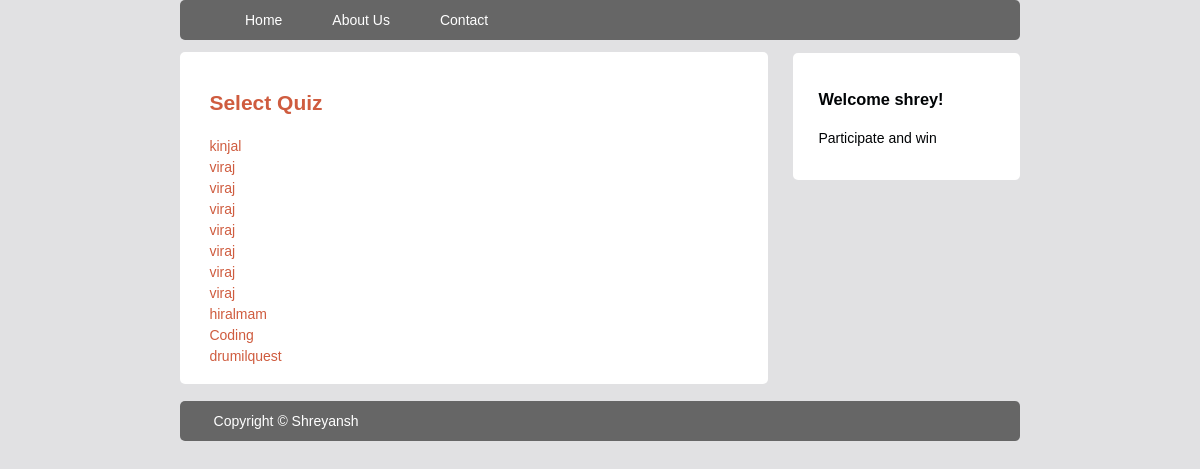
The app's page /category.php?input=1 (signed in) with its own data.
### tables this page shows
CREATE TABLE IF NOT EXISTS `quiznames` (
  `quiz_id` int(11) NOT NULL AUTO_INCREMENT,
  `quiz_name` text NOT NULL,
  `quiz_table` varchar(30) NOT NULL,
  `quiz_category` int(11) NOT NULL,
  PRIMARY KEY (`quiz_id`)
);

### category.php (the view, shortened to what this page needs)
<!DOCTYPE html>
<html lang="en">
<head>
	<link rel="stylesheet" type="text/css" href="style.css"/>
</head>
<body class="body">
	<?php
	include('head.php');
	?>
	<div id="mainContent">
		<div class="content">
			<article class="topContent">
			<header><h2><a href="#" title="First Post">Select Quiz</a></h2></header>
				<content>
					<?php
if(isset($_SESSION['SESS_MEMBER_ID']))
			{
				?>
				<?php
					$name=$_SESSION['SESS_MEMBER_ID'];
	$id=$_GET["input"];
	$query="select * from quiznames where quiz_category=$id";
	if($query_run=mysql_query($query))
	{
		while($query_row=mysql_fetch_assoc($query_run))
		{
			$link='<a href="quiz.php?input=';
			$title=$query_row['quiz_name'];
			$id=$query_row['quiz_table'];
			$link=$link.$id.'">';
			echo $link ;
			echo '<div id="article"><div id="title">'.$title.'</div></div></a>';
		}
	}
}
?>
				</content>
			</article>
		</div>
	</div>
	<aside class="top-sidebar">
		<article>
			<h2><?php echo '<h1>Welcome '.$name.'!</h1>';?></h2>
			<p>Participate and win</p>
		</article>
	</aside>
	<footer class="mainFooter">
		<p>Copyright &copy; Shreyansh</p>
	</footer>
</body>
</html>

### head.php
<?php
echo'
	<header class="mainHeader">
		<nav>
			<ul>
				<li><a href="index.php">Home</a></li>
				<li><a href="about.php">About Us</a></li>';
					echo '<li><a href="contact.php">Contact</a></li>
			</ul>
		</nav>
	</header>';
?>

### style.css (style rules this page uses)
body { color:#000305; font-size:87.5%; font-family:Arial,'Lucida Sans Unicode'; line-height:1.5; text-align:left; background-color:#E1E1E3; }
a { text-decoration:none; }
a:link,a:visited { color:#CF5C3F; }
.body { margin:0 auto; width:70%; clear:both; }
.mainHeader nav { background-color:#666; height:40px; border-radius:5px; -moz-border-radius:5px; -webkit-border-radius:5px; }
.mainHeader nav ul { list-style:none; margin:0 auto; }
.mainHeader nav ul li { float:left; display:inline; }
.mainHeader nav a:link, .mainHeader nav a:visited { color:#fff; display:inline-block; padding:10px 25px; height:20px; }
.mainHeader nav ul li a { border-radius:5px; -moz-border-radius:5px; -webkit-border-radius:5px; }
.content { width:70%; float:left; }
.topContent { background-color:white; border-radius:5px; -moz-border-radius:5px; -webkit-border-radius:5px; padding:3% 5%; margin-top:2%; }
.top-sidebar { width:21%; float:left; background-color:#FFF; border-radius:5px; -moz-border-radius:5px; -webkit-border-radius:5px; margin-left:3%; margin-bottom:2%; margin-top:1.5%; padding:2% 3%; }
.mainFooter { width:100%; float:left; border-radius:5px; -moz-border-radius:5px; -webkit-border-radius:5px; background-color:#666; margin-top:2%; margin-bottom:2%; height:40px; }
.mainFooter p { width:92%; margin:10px auto; color:white; }

### records on screen
quiznames: quiz_name "kinjal"
quiznames: quiz_name "viraj"
quiznames: quiz_name "viraj"
quiznames: quiz_name "viraj"
quiznames: quiz_name "viraj"
quiznames: quiz_name "viraj"
quiznames: quiz_name "viraj"
quiznames: quiz_name "viraj"
quiznames: quiz_name "hiralmam"
quiznames: quiz_name "Coding"
quiznames: quiz_name "drumilquest"

### other values on screen
$name "shrey"
